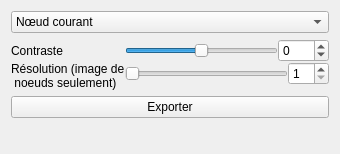
           <widget class="QWidget" name="page_4">
            <property name="geometry">
             <rect>
              <x>0</x>
              <y>0</y>
              <width>340</width>
              <height>154</height>
             </rect>
            </property>
            <attribute name="label">
             <string>Exporter en PGM3D</string>
            </attribute>
            <layout class="QVBoxLayout" name="verticalLayout_14">
             <item>
              <widget class="QComboBox" name="_comboExportPgm3dType">
               <property name="font">
                <font>
                 <weight>50</weight>
                 <bold>false</bold>
                </font>
               </property>
               <item>
                <property name="text">
                 <string>Nœud courant</string>
                </property>
               </item>
               <item>
                <property name="text">
                 <string>Nœuds de l'intervalle de coupes</string>
                </property>
               </item>
               <item>
                <property name="text">
                 <string>Image de l'intervalle de coupes</string>
                </property>
               </item>
               <item>
                <property name="text">
                 <string>Image cartésienne de l'intervalle de coupes</string>
                </property>
               </item>
              </widget>
             </item>
             <item>
              <layout class="QFormLayout" name="formLayout_21">
               <property name="fieldGrowthPolicy">
                <enum>QFormLayout::AllNonFixedFieldsGrow</enum>
               </property>
               <property name="horizontalSpacing">
                <number>0</number>
               </property>
               <property name="verticalSpacing">
                <number>0</number>
               </property>
               <item row="0" column="0">
                <widget class="QLabel" name="label_32">
                 <property name="font">
                  <font>
                   <weight>50</weight>
                   <bold>false</bold>
                  </font>
                 </property>
                 <property name="text">
                  <string>Contraste</string>
                 </property>
                </widget>
               </item>
               <item row="0" column="1">
                <layout class="QHBoxLayout" name="horizontalLayout_32">
                 <item>
                  <widget class="QSlider" name="_sliderPgm3dExportContrast">
                   <property name="font">
                    <font>
                     <weight>50</weight>
                     <bold>false</bold>
                    </font>
                   </property>
                   <property name="minimum">
                    <number>-100</number>
                   </property>
                   <property name="maximum">
                    <number>100</number>
                   </property>
                   <property name="orientation">
                    <enum>Qt::Horizontal</enum>
                   </property>
                  </widget>
                 </item>
                 <item>
                  <widget class="QSpinBox" name="_spinPgm3dExportContrast">
                   <property name="font">
                    <font>
                     <weight>50</weight>
                     <bold>false</bold>
                    </font>
                   </property>
                   <property name="minimum">
                    <number>-100</number>
                   </property>
                   <property name="maximum">
                    <number>100</number>
                   </property>
                  </widget>
                 </item>
                </layout>
               </item>
               <item row="1" column="0">
                <widget class="QLabel" name="label_48">
                 <property name="font">
                  <font>
                   <weight>50</weight>
                   <bold>false</bold>
                  </font>
                 </property>
                 <property name="text">
                  <string>Résolution (image de
 noeuds seulement)</string>
                 </property>
                </widget>
               </item>
               <item row="1" column="1">
                <layout class="QHBoxLayout" name="horizontalLayout_39">
                 <item>
                  <widget class="QSlider" name="_sliderPgm3dExportResolution">
                   <property name="font">
                    <font>
                     <weight>50</weight>
                     <bold>false</bold>
                    </font>
                   </property>
                   <property name="minimum">
                    <number>1</number>
                   </property>
                   <property name="maximum">
                    <number>10</number>
                   </property>
                   <property name="orientation">
                    <enum>Qt::Horizontal</enum>
                   </property>
                  </widget>
                 </item>
                 <item>
                  <widget class="QSpinBox" name="_spinPgm3dExportResolution">
                   <property name="font">
                    <font>
                     <weight>50</weight>
                     <bold>false</bold>
                    </font>
                   </property>
                   <property name="minimum">
                    <number>1</number>
                   </property>
                   <property name="maximum">
                    <number>10</number>
                   </property>
                  </widget>
                 </item>
                </layout>
               </item>
              </layout>
             </item>
             <item>
              <widget class="QPushButton" name="_buttonExportToPgm3d">
               <property name="font">
                <font>
                 <weight>50</weight>
                 <bold>false</bold>
                </font>
               </property>
               <property name="text">
                <string>Exporter</string>
               </property>
              </widget>
             </item>
             <item>
              <spacer name="verticalSpacer_3">
               <property name="orientation">
                <enum>Qt::Vertical</enum>
               </property>
               <property name="sizeHint" stdset="0">
                <size>
                 <width>20</width>
                 <height>40</height>
                </size>
               </property>
              </spacer>
             </item>
            </layout>
           </widget>
